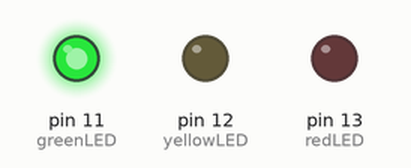
Recording of a sketch running on a simulated Arduino Uno, built with avr-gcc and run on an emulated ATmega328P. Shown: output pins drawn as LEDs (lit = HIGH).

Above: at 2.5 s.
At 5.5 s:
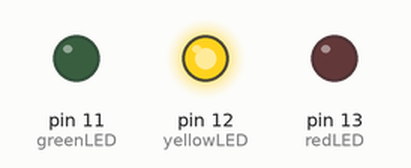
At 6.5 s:
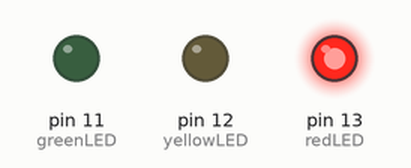
Timing chart, 0 to 9.1 s (numbered marks = the images above):
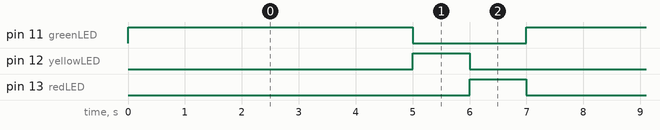

The sketch:

Stop_Light.ino
```cpp
int redLED = 13;
int yellowLED = 12;
int greenLED = 11;

void setup() {
  // put your setup code here, to run once:

  pinMode(redLED, OUTPUT);
  pinMode(yellowLED, OUTPUT);
  pinMode(greenLED, OUTPUT);

}

void loop() {
  // put your main code here, to run repeatedly:

  digitalWrite(greenLED, HIGH);
  delay(5000);
  digitalWrite(greenLED, LOW);
  digitalWrite(yellowLED, HIGH);
  delay(1000);
  digitalWrite(yellowLED, LOW);
  digitalWrite(redLED, HIGH);
  delay(1000);
  digitalWrite(redLED, LOW);

}
```

Measured:
- by itself, pin 11 (greenLED): alternates HIGH for 5.0 s and LOW for 2.0 s
- by itself, pin 12 (yellowLED), pin 13 (redLED): alternates HIGH for 1.0 s and LOW for 6.0 s
- by itself, everything shown: repeats every 7.0 s, in 4 steps
